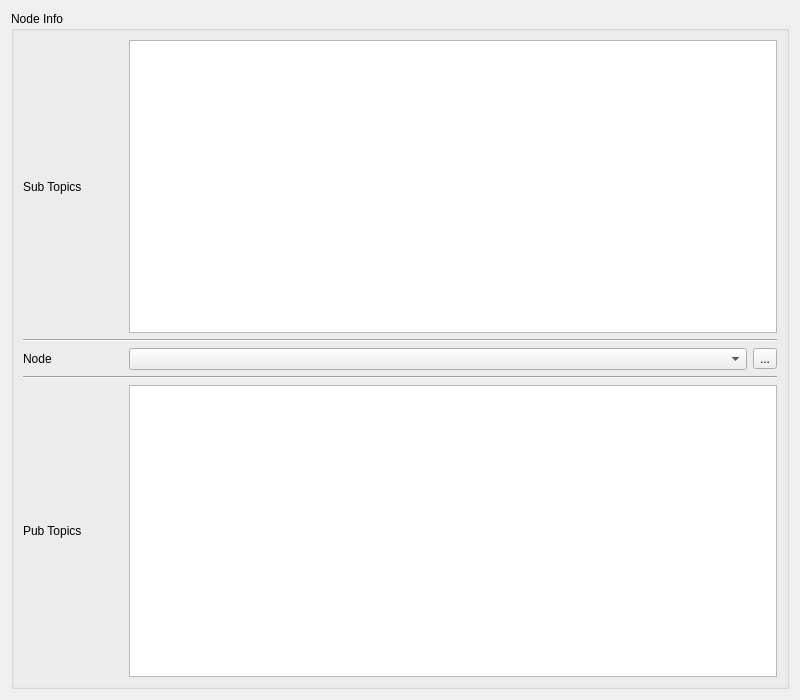
<?xml version="1.0" encoding="UTF-8"?>
<ui version="4.0">
 <class>widget</class>
 <widget class="QWidget" name="widget">
  <property name="geometry">
   <rect>
    <x>0</x>
    <y>0</y>
    <width>800</width>
    <height>700</height>
   </rect>
  </property>
  <property name="acceptDrops">
   <bool>true</bool>
  </property>
  <property name="windowTitle">
   <string>Node Info</string>
  </property>
  <layout class="QVBoxLayout" name="verticalLayout_3">
   <item>
    <widget class="QGroupBox" name="groupBox">
     <property name="title">
      <string>Node Info</string>
     </property>
     <layout class="QGridLayout" name="gridLayout">
      <item row="3" column="2">
       <widget class="QToolButton" name="pb_update">
        <property name="text">
         <string>...</string>
        </property>
       </widget>
      </item>
      <item row="5" column="1" colspan="2">
       <widget class="QListWidget" name="lw_pubs"/>
      </item>
      <item row="1" column="1" colspan="2">
       <widget class="QListWidget" name="lw_subs"/>
      </item>
      <item row="3" column="0">
       <widget class="QLabel" name="label_10">
        <property name="sizePolicy">
         <sizepolicy hsizetype="Fixed" vsizetype="Preferred">
          <horstretch>0</horstretch>
          <verstretch>0</verstretch>
         </sizepolicy>
        </property>
        <property name="minimumSize">
         <size>
          <width>100</width>
          <height>0</height>
         </size>
        </property>
        <property name="maximumSize">
         <size>
          <width>100</width>
          <height>16777215</height>
         </size>
        </property>
        <property name="text">
         <string>Node</string>
        </property>
       </widget>
      </item>
      <item row="5" column="0">
       <widget class="QLabel" name="label_3">
        <property name="sizePolicy">
         <sizepolicy hsizetype="Fixed" vsizetype="Preferred">
          <horstretch>0</horstretch>
          <verstretch>0</verstretch>
         </sizepolicy>
        </property>
        <property name="minimumSize">
         <size>
          <width>100</width>
          <height>0</height>
         </size>
        </property>
        <property name="text">
         <string>Pub Topics</string>
        </property>
       </widget>
      </item>
      <item row="3" column="1">
       <widget class="QComboBox" name="cb_node">
        <property name="sizePolicy">
         <sizepolicy hsizetype="Ignored" vsizetype="Fixed">
          <horstretch>0</horstretch>
          <verstretch>0</verstretch>
         </sizepolicy>
        </property>
       </widget>
      </item>
      <item row="1" column="0">
       <widget class="QLabel" name="label_2">
        <property name="sizePolicy">
         <sizepolicy hsizetype="Fixed" vsizetype="Preferred">
          <horstretch>0</horstretch>
          <verstretch>0</verstretch>
         </sizepolicy>
        </property>
        <property name="minimumSize">
         <size>
          <width>100</width>
          <height>0</height>
         </size>
        </property>
        <property name="text">
         <string>Sub Topics</string>
        </property>
       </widget>
      </item>
      <item row="2" column="0" colspan="3">
       <widget class="Line" name="line">
        <property name="orientation">
         <enum>Qt::Horizontal</enum>
        </property>
       </widget>
      </item>
      <item row="4" column="0" colspan="3">
       <widget class="Line" name="line_2">
        <property name="orientation">
         <enum>Qt::Horizontal</enum>
        </property>
       </widget>
      </item>
     </layout>
    </widget>
   </item>
  </layout>
 </widget>
 <resources/>
 <connections/>
</ui>
